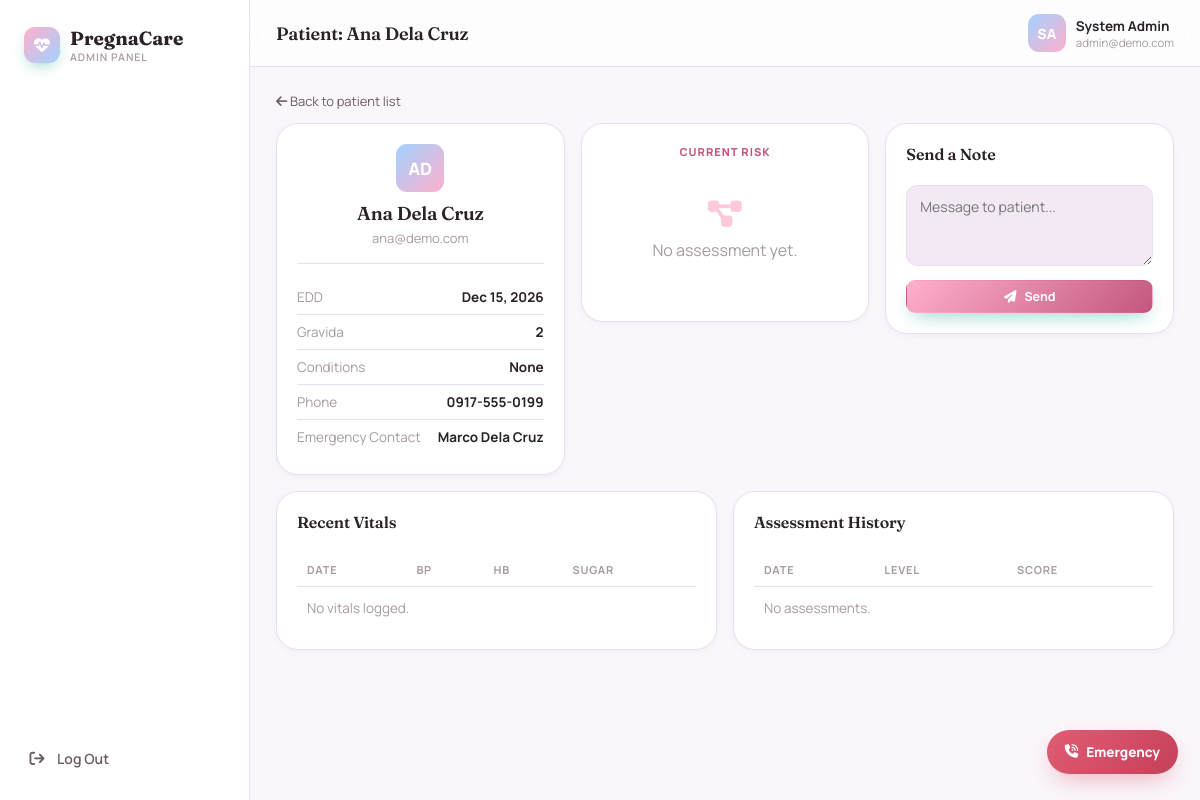
/admin_patient.php?id=u-patient-1 (signed in), run on the app's committed database.
### tables this page shows
CREATE TABLE users (
  id            VARCHAR(20)  PRIMARY KEY,
  role          ENUM('patient','admin') NOT NULL,
  username      VARCHAR(80)  NULL UNIQUE,
  first_name    VARCHAR(80)  NULL,
  middle_name   VARCHAR(80)  NULL,
  last_name     VARCHAR(80)  NULL,
  name          VARCHAR(120) NOT NULL,
  email         VARCHAR(160) NOT NULL UNIQUE,
  password_hash VARCHAR(255) NOT NULL,
  created_at    DATETIME NOT NULL DEFAULT CURRENT_TIMESTAMP
);

CREATE TABLE patient_profiles (
  user_id            VARCHAR(20) PRIMARY KEY,
  dob                DATE NULL,
  age                INT NULL,
  height_cm          DECIMAL(5,1) NULL,
  weight_kg          DECIMAL(5,1) NULL,
  pre_pregnancy_weight_kg DECIMAL(5,1) NULL,
  blood_type         VARCHAR(5) NULL,
  occupation         VARCHAR(100) NULL,
  lmp                DATE NULL,
  edd                DATE NULL,
  gravida            INT NULL,
  prior_miscarriage  TINYINT(1) DEFAULT 0,
  prior_csection     TINYINT(1) DEFAULT 0,
  conditions         VARCHAR(255) NULL,
  phone              VARCHAR(30) NULL,
  address            VARCHAR(255) NULL,
  emergency_name     VARCHAR(120) NULL,
  emergency_relation VARCHAR(60) NULL,
  emergency_phone    VARCHAR(30) NULL,
  medical_history_score     DECIMAL(3,2) DEFAULT 0,
  prior_complications_score DECIMAL(3,2) DEFAULT 0,
  next_ob_visit DATE NULL,
  FOREIGN KEY (user_id) REFERENCES users(id) ON DELETE CASCADE
);

### admin_patient.php (the view, shortened to what this page needs)
<?php
require_once __DIR__ . '/base.php';
$patientId = $_GET['id'] ?? '';
$stmt = $pdo->prepare("SELECT * FROM users WHERE id=? AND role='patient'");
$stmt->execute([$patientId]);
$patient = $stmt->fetch();
$stmt = $pdo->prepare("SELECT * FROM patient_profiles WHERE user_id=?");
$stmt->execute([$patientId]);
$profile = $stmt->fetch() ?: [];
$stmt = $pdo->prepare("SELECT * FROM assessments WHERE user_id=? ORDER BY date DESC LIMIT 10");
$stmt->execute([$patientId]);
$assessments = $stmt->fetchAll();
$latest = $assessments[0] ?? null;
$stmt = $pdo->prepare("SELECT * FROM monitoring WHERE user_id=? ORDER BY date DESC LIMIT 10");
$stmt->execute([$patientId]);
$vitals = $stmt->fetchAll();
render_header('Patient: ' . $patient['name'], 'admin_patients');
?>
<a href="admin_patients.php" class="soft" style="font-size:13px;"><i class="fa-solid fa-arrow-left"></i> Back to patient list</a>
<div class="grid grid-3" style="margin-top:12px;align-items:start;">
  <div class="card" style="text-align:center;">
    <div class="avatar" style="margin:0 auto 10px;width:48px;height:48px;font-size:17px;"><?php echo e(initials($patient['name'])); ?></div>
    <h3 style="margin:4px 0;"><?php echo e($patient['name']); ?></h3>
    <div class="muted" style="font-size:13px;"><?php echo e($patient['email']); ?></div>
    <div class="divider"></div>
    <div class="kv"><span class="k">EDD</span><span class="v"><?php echo e(fmt_date($profile['edd'] ?? null)); ?></span></div>
    <div class="kv"><span class="k">Gravida</span><span class="v"><?php echo e($profile['gravida'] ?? '—'); ?></span></div>
    <div class="kv"><span class="k">Conditions</span><span class="v"><?php echo e($profile['conditions'] ?? 'None'); ?></span></div>
    <div class="kv"><span class="k">Phone</span><span class="v"><?php echo e($profile['phone'] ?? '—'); ?></span></div>
    <div class="kv"><span class="k">Emergency Contact</span><span class="v"><?php echo e($profile['emergency_name'] ?? '—'); ?></span></div>
  </div>
  <div class="card" style="text-align:center;">
    <div class="eyebrow">Current Risk</div>
    <?php if ($latest): ?>
      <div class="risk-gauge-wrap">
        <?php echo risk_gauge_svg($latest['score'], $latest['level']); ?>
        <div class="risk-gauge-value" style="color:var(<?php echo risk_color_var($latest['level']); ?>);"><?php echo (int)$latest['score']; ?></div>
        <span class="badge <?php echo risk_badge_class($latest['level']); ?>"><?php echo e($latest['level']); ?> Risk</span>
      </div>
    <?php else: ?>
      <div class="empty"><i class="fa-solid fa-diagram-project"></i>No assessment yet.</div>
    <?php endif; ?>
  </div>
  <div class="card">
    <h4 style="margin-top:0;">Send a Note</h4>
    <form method="post" action="admin_patient.php?id=<?php echo urlencode($patientId); ?>">
      <div class="field"><textarea name="note" rows="3" required placeholder="Message to patient..."></textarea></div>
      <button class="btn btn-primary btn-block btn-sm" type="submit"><i class="fa-solid fa-paper-plane"></i> Send</button>
    </form>
  </div>
</div>
<div class="grid grid-2" style="margin-top:16px;align-items:start;">
  <div class="card">
    <h4 style="margin-top:0;">Recent Vitals</h4>
    <table>
      <thead><tr><th>Date</th><th>BP</th><th>HB</th><th>Sugar</th></tr></thead>
      <tbody>
      <?php if(!$vitals): ?><tr><td colspan="4" class="muted">No vitals logged.</td></tr><?php endif; ?>
      </tbody>
    </table>
  </div>
  <div class="card">
    <h4 style="margin-top:0;">Assessment History</h4>
    <table>
      <thead><tr><th>Date</th><th>Level</th><th>Score</th></tr></thead>
      <tbody>
      <?php if(!$assessments): ?><tr><td colspan="3" class="muted">No assessments.</td></tr><?php endif; ?>
      </tbody>
    </table>
  </div>
</div>
<?php render_footer(); ?>

### base.php (shortened to what this page needs)
<?php
try {
    $pdo = new PDO(
        "mysql:host=" . DB_HOST . ";port=" . DB_PORT . ";dbname=" . DB_NAME . ";charset=utf8mb4",
        DB_USER,
        DB_PASS,
        [
            PDO::ATTR_ERRMODE            => PDO::ERRMODE_EXCEPTION,
            PDO::ATTR_DEFAULT_FETCH_MODE => PDO::FETCH_ASSOC,
            PDO::ATTR_EMULATE_PREPARES   => false,
        ]
    );
} catch (PDOException $e) {
    die("Database connection failed. Import sql/schema.sql first and check the DB_* constants at the top of base.php.<br>Error: " . htmlspecialchars($e->getMessage()));
}
try {
    $pdo->exec("ALTER TABLE assessments MODIFY COLUMN level VARCHAR(40) NOT NULL");
    $pdo->exec("INSERT IGNORE INTO symptom_catalog (id, name, icon, weight) VALUES
        ('urinary_discomfort', 'Urinary Discomfort', 'fa-toilet', 0.60),
        ('fluid_loss', 'Loss of Vaginal Fluid', 'fa-water', 0.95)");
    $pdo->exec("INSERT INTO rule_base (rule_key, if_text, then_text, active)
        SELECT 'r_bp_red', 'systolic_blood_pressure is outside 110–130 mmHg OR diastolic_blood_pressure is outside 75–85 mmHg', 'Trigger Red_Alert (Severe Risk)', 1
        WHERE NOT EXISTS (SELECT 1 FROM rule_base WHERE rule_key = 'r_bp_red')");
} catch (Throwable $ignored) {}
$pdo->exec("CREATE TABLE IF NOT EXISTS risk_history (
  user_id VARCHAR(20) PRIMARY KEY,
  parity INT NULL,
  prior_abortions_or_infertility TINYINT(1) DEFAULT 0,
  prev_pp_hemorrhage TINYINT(1) DEFAULT 0,
  prev_manual_placenta_removal TINYINT(1) DEFAULT 0,
  prev_baby_over_9lb TINYINT(1) DEFAULT 0,
  prev_baby_over_5lb8oz TINYINT(1) DEFAULT 0,
  prev_baby_under_5lb8oz TINYINT(1) DEFAULT 0,
  prev_toxemia_hpn TINYINT(1) DEFAULT 0,
  prev_cesarean TINYINT(1) DEFAULT 0,
  prev_abnormal_labor TINYINT(1) DEFAULT 0,
  prev_gyn_disease TINYINT(1) DEFAULT 0,
  chronic_renal_disease TINYINT(1) DEFAULT 0,
  gestational_diabetes TINYINT(1) DEFAULT 0,
  class_b_diabetes_or_higher TINYINT(1) DEFAULT 0,
  cardiac_disease TINYINT(1) DEFAULT 0,
  other_significant_disease_score TINYINT DEFAULT 0,
  FOREIGN KEY (user_id) REFERENCES users(id) ON DELETE CASCADE
) ENGINE=InnoDB");
try { $pdo->exec("ALTER TABLE risk_history ADD COLUMN prev_cesarean TINYINT(1) DEFAULT 0"); } catch (Throwable $e) {}
try { $pdo->exec("ALTER TABLE risk_history ADD COLUMN prev_baby_under_5lb8oz TINYINT(1) DEFAULT 0"); } catch (Throwable $e) {}
try { $pdo->exec("ALTER TABLE risk_history ADD COLUMN asthma TINYINT(1) DEFAULT 0"); } catch (Throwable $e) {}
try { $pdo->exec("ALTER TABLE risk_history ADD COLUMN tuberculosis TINYINT(1) DEFAULT 0"); } catch (Throwable $e) {}
try { $pdo->exec("ALTER TABLE risk_history ADD COLUMN pulmonary_embolism TINYINT(1) DEFAULT 0"); } catch (Throwable $e) {}
try { $pdo->exec("ALTER TABLE risk_history ADD COLUMN hyperthyroidism TINYINT(1) DEFAULT 0"); } catch (Throwable $e) {}
try { $pdo->exec("ALTER TABLE risk_history ADD COLUMN hypothyroidism TINYINT(1) DEFAULT 0"); } catch (Throwable $e) {}
try { $pdo->exec("ALTER TABLE risk_history ADD COLUMN epilepsy TINYINT(1) DEFAULT 0"); } catch (Throwable $e) {}
try { $pdo->exec("ALTER TABLE risk_history ADD COLUMN torch_infection TINYINT(1) DEFAULT 0"); } catch (Throwable $e) {}
try { $pdo->exec("ALTER TABLE risk_history ADD COLUMN pyelonephritis_uti TINYINT(1) DEFAULT 0"); } catch (Throwable $e) {}
$pdo->exec("CREATE TABLE IF NOT EXISTS pregnancy_problems (
  id VARCHAR(20) PRIMARY KEY,
  user_id VARCHAR(20) NOT NULL,
  symptom_log_id VARCHAR(20) NULL,
  date DATETIME NOT NULL,
  bleeding_lt_20wks TINYINT(1) DEFAULT 0,
  bleeding_gt_20wks TINYINT(1) DEFAULT 0,
  anemia TINYINT(1) DEFAULT 0,
  postmaturity_prematurity TINYINT(1) DEFAULT 0,
  hypertension TINYINT(1) DEFAULT 0,
  prom TINYINT(1) DEFAULT 0,
  poly_oligohydramnios TINYINT(1) DEFAULT 0,
  iugr TINYINT(1) DEFAULT 0,
  multiple_pregnancy TINYINT(1) DEFAULT 0,
  breech_malpresentation TINYINT(1) DEFAULT 0,
  rh_isoimmunization TINYINT(1) DEFAULT 0,
  FOREIGN KEY (user_id) REFERENCES users(id) ON DELETE CASCADE
) ENGINE=InnoDB");
try { $pdo->exec("ALTER TABLE pregnancy_problems ADD COLUMN anemia TINYINT(1) DEFAULT 0"); } catch (Throwable $e) {}
$pdo->exec("CREATE TABLE IF NOT EXISTS postpartum_status (
  user_id VARCHAR(20) PRIMARY KEY,
  is_postpartum TINYINT(1) DEFAULT 0,
  delivery_date DATE NULL,
  delivery_type VARCHAR(30) NULL,
  baby_name VARCHAR(80) NULL,
  recovery_notes TEXT NULL,
  FOREIGN KEY (user_id) REFERENCES users(id) ON DELETE CASCADE
) ENGINE=InnoDB");
$pdo->exec("CREATE TABLE IF NOT EXISTS baby_vaccinations (
  id VARCHAR(20) PRIMARY KEY,
  user_id VARCHAR(20) NOT NULL,
  vaccine_name VARCHAR(120) NOT NULL,
  due_age_label VARCHAR(40) NOT NULL,
  due_date DATE NULL,
  given TINYINT(1) DEFAULT 0,
  given_date DATE NULL,
  sort_order INT DEFAULT 0,
  FOREIGN KEY (user_id) REFERENCES users(id) ON DELETE CASCADE
) ENGINE=InnoDB");
$pdo->exec("CREATE TABLE IF NOT EXISTS birth_plans (
  user_id VARCHAR(20) PRIMARY KEY,
  delivery_location VARCHAR(160) NULL,
  support_people VARCHAR(200) NULL,
  pain_management VARCHAR(255) NULL,
  feeding_preference VARCHAR(60) NULL,
  who_cuts_cord VARCHAR(80) NULL,
  skin_to_skin TINYINT(1) DEFAULT 1,
  special_requests TEXT NULL,
  updated_at DATETIME NULL,
  FOREIGN KEY (user_id) REFERENCES users(id) ON DELETE CASCADE
) ENGINE=InnoDB");
$pdo->exec("CREATE TABLE IF NOT EXISTS hospital_bag_items (
  id VARCHAR(20) PRIMARY KEY,
  user_id VARCHAR(20) NOT NULL,
  label VARCHAR(160) NOT NULL,
  category VARCHAR(40) DEFAULT 'General',
  is_checked TINYINT(1) DEFAULT 0,
  is_custom TINYINT(1) DEFAULT 0,
  sort_order INT DEFAULT 0,
  FOREIGN KEY (user_id) REFERENCES users(id) ON DELETE CASCADE
) ENGINE=InnoDB");
try {
    $cols = $pdo->query("SHOW COLUMNS FROM monitoring")->fetchAll(PDO::FETCH_COLUMN);
    if (!in_array('respiratory_rate', $cols)) {
        $pdo->exec("ALTER TABLE monitoring ADD COLUMN respiratory_rate INT NULL");
    }
    if (!in_array('spo2', $cols)) {
        $pdo->exec("ALTER TABLE monitoring ADD COLUMN spo2 INT NULL");
    }
    if (!in_array('fetal_heart_rate', $cols)) {
        $pdo->exec("ALTER TABLE monitoring ADD COLUMN fetal_heart_rate INT NULL");
    }
} catch (Throwable $ignored) {}
$pdo->exec("CREATE TABLE IF NOT EXISTS prenatal_laboratories (
  id VARCHAR(30) PRIMARY KEY,
  user_id VARCHAR(20) NOT NULL,
  date DATETIME NOT NULL,
  lab_type VARCHAR(30) NOT NULL DEFAULT 'initial',
  cbc_hemoglobin DECIMAL(5,2) NULL,
  cbc_hematocrit DECIMAL(5,2) NULL,
  cbc_wbc DECIMAL(6,2) NULL,
  cbc_platelets INT NULL,
  blood_type VARCHAR(10) NULL,
  rh_factor VARCHAR(15) NULL,
  urinalysis_protein VARCHAR(20) NULL,
  urinalysis_glucose VARCHAR(20) NULL,
  urinalysis_ketones VARCHAR(20) NULL,
  blood_glucose DECIMAL(6,2) NULL,
  hiv_screening VARCHAR(20) NULL,
  syphilis_screening VARCHAR(20) NULL,
  hepb_screening VARCHAR(20) NULL,
  urine_culture VARCHAR(80) NULL,
  other_tests TEXT NULL,
  ultrasound_notes TEXT NULL,
  fetal_heart_rate INT NULL,
  fundal_height_cm DECIMAL(5,1) NULL,
  fetal_movement INT NULL,
  notes TEXT NULL,
  created_at DATETIME NOT NULL,
  FOREIGN KEY (user_id) REFERENCES users(id) ON DELETE CASCADE
) ENGINE=InnoDB");
function e($s){ return htmlspecialchars($s ?? '', ENT_QUOTES, 'UTF-8'); }
function fmt_date($iso){
    return date('M j, Y', strtotime($iso));
}
function initials($name){
    $parts = preg_split('/\s+/', trim($name ?? '?'));
    $init = '';
    foreach (array_slice($parts, 0, 2) as $p) if ($p !== '') $init .= mb_strtoupper(mb_substr($p, 0, 1));
    return $init ?: '?';
}
function current_user(){
    global $pdo;
    $stmt = $pdo->prepare("SELECT * FROM users WHERE id = ?");
    $stmt->execute([$_SESSION['user_id']]);
    return $stmt->fetch() ?: null;
}
function render_header($title, $active = ''){
    $u = current_user();
    ?>
<!DOCTYPE html>
<html lang="en">
<head>
<link rel="stylesheet" href="https://cdnjs.cloudflare.com/ajax/libs/font-awesome/6.5.1/css/all.min.css">
<link rel="stylesheet" href="css/style.css?v=<?php echo @filemtime(__DIR__.'/css/style.css') ?: time(); ?>" />
</head>
<body>
<?php if ($u): ?>
<div class="shell">
  <aside class="sidebar">
    <div class="brand">
      <div class="mark"><i class="fa-solid fa-heart-pulse"></i></div>
      <div class="name">PregnaCare<small><?php echo e(ucfirst($u['role'])); ?> Panel</small></div>
    </div>
    <div style="margin-top:auto;">
      <a class="nav-link js-logout" href="logout.php" onclick="return pcConfirmLogout(event)"><i class="fa-solid fa-arrow-right-from-bracket"></i> Log Out</a>
    </div>
  </aside>
  <div class="main">
    <div class="topbar">
      <h2 style="margin:0;font-size:18px;"><?php echo e($title); ?></h2>
      <div class="topbar-user-row">
        <div class="avatar"><?php echo e(initials($u['name'])); ?></div>
        <div style="min-width:0;">
          <div style="font-weight:700;font-size:13.5px;white-space:nowrap;overflow:hidden;text-overflow:ellipsis;max-width:38vw;"><?php echo e($u['name']); ?></div>
          <div class="muted" style="font-size:11.5px;white-space:nowrap;overflow:hidden;text-overflow:ellipsis;max-width:38vw;"><?php echo e($u['email']); ?></div>
        </div>
      </div>
    </div>
    <div class="content">
<?php endif;
}
?>
<?php
function render_footer(){
    $u = current_user();
    if ($u):
?>
    </div>
  </div>
</div>
<?php
$fabHref = 'recommendations.php';
?>
<a class="emergency-fab" href="<?php echo htmlspecialchars($fabHref); ?>"><i class="fa-solid fa-phone-volume"></i> Emergency</a>
<?php endif; ?>
</body>
</html>
<?php
}
    ?>

### data on the page
users: role "ADMIN", name "SA", name "System Admin", email "admin@demo.com"
users: name "AD", name "Ana Dela Cruz", email "ana@demo.com"
patient_profiles: edd "Dec 15, 2026", gravida "2", conditions "None", phone "0917-555-0199", emergency_name "Marco Dela Cruz"

### other printed values
$title "Patient: Ana Dela Cruz"
